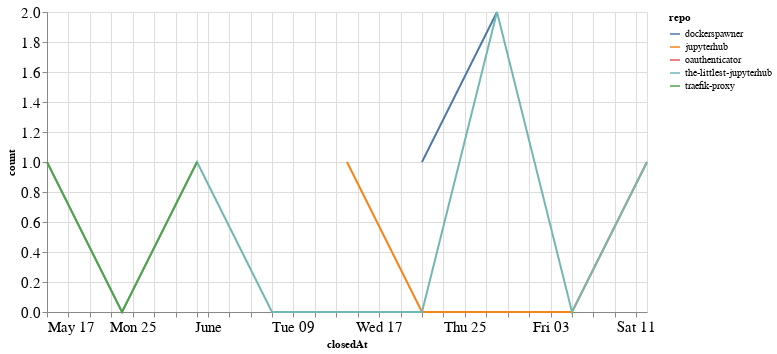

Source (notebook cell):
### Code cell
closed_by_time = closed_by.groupby('repo').resample('W', on='closedAt').count()['author'].reset_index()
closed_by_time = closed_by_time.rename(columns={'author': 'count'})

alt.Chart(closed_by_time, width=600).mark_line().encode(
    x='closedAt',
    y='count',
    color='repo',
    tooltip="repo"
)

### Figure 1 — Vega-Lite specification as saved in the notebook (floating-point values rounded to 4 significant figures)
{"config": {"axisLeft": {"labelFontSize": 15}, "axisBottom": {"labelFontSize": 15}}, "data": {"name": "data-2fdad15205f9e21cc2233c4b21b5defc"}, "mark": "line", "encoding": {"color": {"type": "nominal", "field": "repo"}, "tooltip": {"type": "nominal", "field": "repo"}, "x": {"type": "temporal", "field": "closedAt"}, "y": {"type": "quantitative", "field": "count"}}, "width": 600, "$schema": "https://vega.github.io/schema/vega-lite/v4.8.1.json", "datasets": {"data-2fdad15205f9e21cc2233c4b21b5defc": [{"repo": "dockerspawner", "closedAt": "2020-06-21T00:00:00", "count": 1}, {"repo": "dockerspawner", "closedAt": "2020-06-28T00:00:00", "count": 2}, {"repo": "jupyterhub", "closedAt": "2020-06-14T00:00:00", "count": 1}, {"repo": "jupyterhub", "closedAt": "2020-06-21T00:00:00", "count": 0}, {"repo": "jupyterhub", "closedAt": "2020-06-28T00:00:00", "count": 0}, {"repo": "jupyterhub", "closedAt": "2020-07-05T00:00:00", "count": 0}, {"repo": "jupyterhub", "closedAt": "2020-07-12T00:00:00", "count": 1}, {"repo": "oauthenticator", "closedAt": "2020-06-21T00:00:00", "count": 1}, {"repo": "the-littlest-jupyterhub", "closedAt": "2020-05-17T00:00:00", "count": 1}, {"repo": "the-littlest-jupyterhub", "closedAt": "2020-05-24T00:00:00", "count": 0}, {"repo": "the-littlest-jupyterhub", "closedAt": "2020-05-31T00:00:00", "count": 1}, {"repo": "the-littlest-jupyterhub", "closedAt": "2020-06-07T00:00:00", "count": 0}, {"repo": "the-littlest-jupyterhub", "closedAt": "2020-06-14T00:00:00", "count": 0}, {"repo": "the-littlest-jupyterhub", "closedAt": "2020-06-21T00:00:00", "count": 0}, {"repo": "the-littlest-jupyterhub", "closedAt": "2020-06-28T00:00:00", "count": 2}, {"repo": "the-littlest-jupyterhub", "closedAt": "2020-07-05T00:00:00", "count": 0}, {"repo": "the-littlest-jupyterhub", "closedAt": "2020-07-12T00:00:00", "count": 1}, {"repo": "traefik-proxy", "closedAt": "2020-05-17T00:00:00", "count": 1}, {"repo": "traefik-proxy", "closedAt": "2020-05-24T00:00:00", "count": 0}, {"repo": "traefik-proxy", "closedAt": "2020-05-31T00:00:00", "count": 1}]}}
